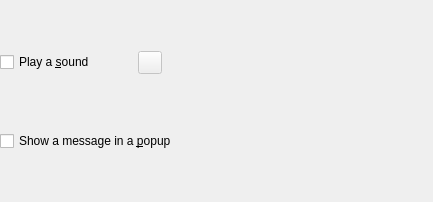
<?xml version="1.0" encoding="UTF-8"?>
<ui version="4.0">
 <class>KNotifyConfigActionsWidgetBase</class>
 <widget class="QWidget" name="KNotifyConfigActionsWidgetBase">
  <property name="geometry">
   <rect>
    <x>0</x>
    <y>0</y>
    <width>433</width>
    <height>202</height>
   </rect>
  </property>
  <layout class="QGridLayout">
   <property name="leftMargin">
    <number>0</number>
   </property>
   <property name="topMargin">
    <number>0</number>
   </property>
   <property name="rightMargin">
    <number>0</number>
   </property>
   <property name="bottomMargin">
    <number>0</number>
   </property>
   <item row="0" column="1">
    <widget class="QToolButton" name="Sound_play">
     <property name="enabled">
      <bool>false</bool>
     </property>
     <property name="text">
      <string/>
     </property>
    </widget>
   </item>
   <item row="0" column="2" colspan="2">
    <widget class="KUrlRequester" name="Sound_select">
     <property name="enabled">
      <bool>false</bool>
     </property>
     <property name="sizePolicy">
      <sizepolicy hsizetype="Expanding" vsizetype="Fixed">
       <horstretch>0</horstretch>
       <verstretch>0</verstretch>
      </sizepolicy>
     </property>
     <property name="toolTip">
      <string>Select the sound to play</string>
     </property>
    </widget>
   </item>
   <item row="0" column="0">
    <widget class="QCheckBox" name="Sound_check">
     <property name="text">
      <string>Play a &amp;sound</string>
     </property>
    </widget>
   </item>
   <item row="1" column="0" colspan="4">
    <widget class="QCheckBox" name="Popup_check">
     <property name="text">
      <string>Show a message in a &amp;popup</string>
     </property>
    </widget>
   </item>
  </layout>
 </widget>
 <customwidgets>
  <customwidget>
   <class>KUrlRequester</class>
   <extends>QWidget</extends>
   <header>kurlrequester.h</header>
   <container>1</container>
  </customwidget>
 </customwidgets>
 <resources/>
 <connections>
  <connection>
   <sender>Sound_check</sender>
   <signal>toggled(bool)</signal>
   <receiver>Sound_play</receiver>
   <slot>setEnabled(bool)</slot>
   <hints>
    <hint type="sourcelabel">
     <x>59</x>
     <y>23</y>
    </hint>
    <hint type="destinationlabel">
     <x>118</x>
     <y>20</y>
    </hint>
   </hints>
  </connection>
  <connection>
   <sender>Sound_check</sender>
   <signal>toggled(bool)</signal>
   <receiver>Sound_select</receiver>
   <slot>setEnabled(bool)</slot>
   <hints>
    <hint type="sourcelabel">
     <x>18</x>
     <y>16</y>
    </hint>
    <hint type="destinationlabel">
     <x>254</x>
     <y>8</y>
    </hint>
   </hints>
  </connection>
 </connections>
</ui>
